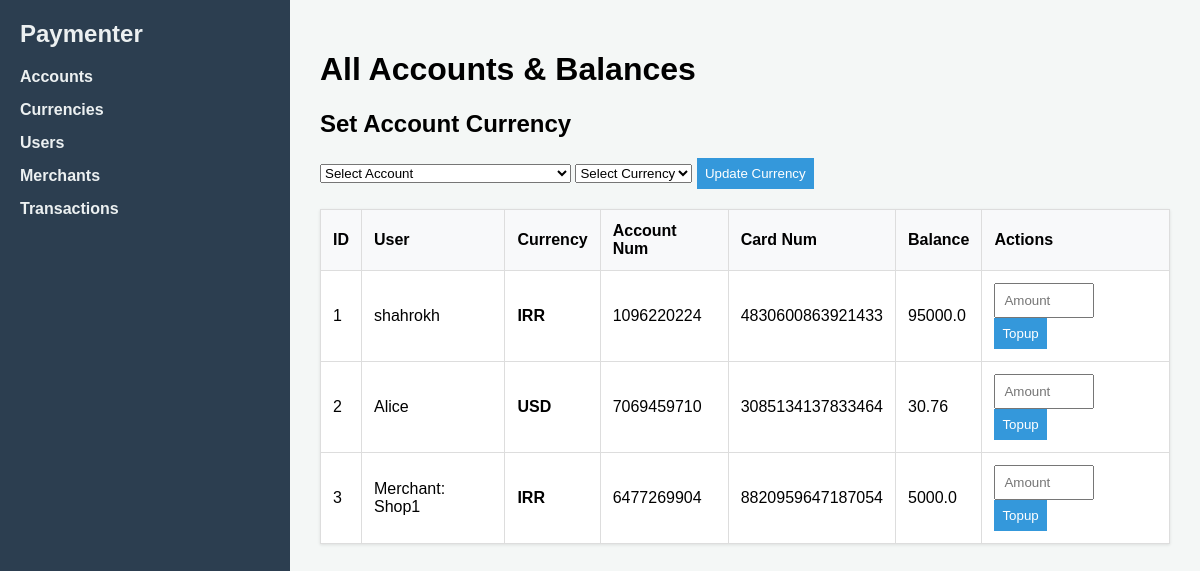
The app's page /dashboard/accounts, older data.
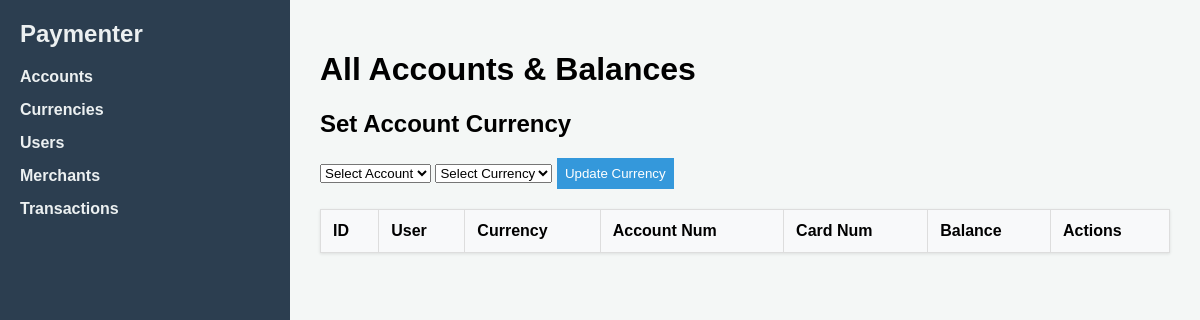
The same page, newer data.
### tables this page shows
CREATE TABLE accounts (
            id INTEGER PRIMARY KEY AUTOINCREMENT,
            user_id INTEGER NOT NULL,
            currency_id INTEGER NOT NULL,
            account_number TEXT NOT NULL UNIQUE,
            card_number TEXT NOT NULL UNIQUE,
            balance REAL NOT NULL DEFAULT 0.0,
            FOREIGN KEY (user_id) REFERENCES users(id),
            FOREIGN KEY (currency_id) REFERENCES currencies(id)
        );

CREATE TABLE users (
            id INTEGER PRIMARY KEY AUTOINCREMENT,
            name TEXT NOT NULL,
            phone_email TEXT NOT NULL UNIQUE
        );

CREATE TABLE currencies (
            id INTEGER PRIMARY KEY AUTOINCREMENT,
            name TEXT NOT NULL,
            code TEXT NOT NULL UNIQUE,
            is_active BOOLEAN NOT NULL DEFAULT 1
        );

### controllers/dashboard_controller.py (the view)
@dashboard_bp.route('/accounts', methods=['GET'])
def accounts():
    accounts_list = account_service.get_all()
    active_currencies = account_service.get_active_currencies()
    return render_template('accounts.html', accounts=accounts_list, currencies=active_currencies)

### database/connection.py (called while the page is built)
def get_db_connection():
    if not os.path.exists(DB_DIR):
        os.makedirs(DB_DIR)
    conn = sqlite3.connect(DB_PATH)
    conn.row_factory = sqlite3.Row  # Allows accessing columns by name
    conn.execute("PRAGMA foreign_keys = ON;")  # Enforce relational integrity
    return conn

### repositories/account_repo.py (called while the page is built)
def get_all():
    conn = get_db_connection()
    accounts = conn.execute("""
        SELECT a.id, a.user_id, a.currency_id, a.account_number, a.card_number, a.balance,
               u.name as user_name,
               c.code as currency_code
        FROM accounts a
        LEFT JOIN users u ON a.user_id = u.id
        LEFT JOIN currencies c ON a.currency_id = c.id
        ORDER BY a.id
    """).fetchall()
    conn.close()
    return accounts

### repositories/currency_repo.py (called while the page is built)
def get_active():
    conn = get_db_connection()
    currencies = conn.execute("SELECT * FROM currencies WHERE is_active = 1").fetchall()
    conn.close()
    return currencies

### services/account_service.py (called while the page is built)
def get_all():
    return account_repo.get_all()

def get_active_currencies():
    return currency_repo.get_active()

### templates/accounts.html (shortened to what this page needs)
{% extends 'base.html' %}
{% block head %}
    <link rel="stylesheet" href="{{ url_for('static', filename='css/account.css') }}">
{% endblock %}
{% block body %}
<h1>All Accounts & Balances</h1>
<div class="form-container">
    <h2>Set Account Currency</h2>
    <form action="{{ url_for('dashboard.update_account_currency') }}" method="POST">
        <select name="account_id" required>
            <option value="" disabled selected>Select Account</option>
        </select>
        <select name="currency_id" required>
            <option value="" disabled selected>Select Currency</option>
        </select>
        <button type="submit">Update Currency</button>
    </form>
</div>
<table>
    <tr>
        <th>ID</th><th>User</th><th>Currency</th><th>Account Num</th><th>Card Num</th><th>Balance</th><th>Actions</th>
    </tr>
    {% for a in accounts %}
    <tr>
        <td>{{ a.id }}</td>
        <td>{{ a.user_name }}</td>
        <td><strong>{{ a.currency_code or 'Not Set' }}</strong></td>
        <td>{{ a.account_number }}</td>
        <td>{{ a.card_number }}</td>
        <td class="balance">{{ a.balance }}</td>
        <td>
            <form action="{{ url_for('dashboard.topup_account') }}" method="POST" style="display:inline;">
                <input type="number" name="amount" step="0.01" placeholder="Amount" required style="width:80px;">
                <button type="submit">Topup</button>
            </form>
        </td>
    </tr>
    {% endfor %}
</table>
{% endblock %}

Row changes from the older to the newer data that the page shows:
removed accounts: id "1", user_name "shahrokh", code "IRR", account_number "1096220224", card_number "4830600863921433", balance "95000.0"
removed accounts: id "2", user_name "Alice", code "USD", account_number "7069459710", card_number "3085134137833464", balance "30.76"
removed accounts: id "3", user_name "Merchant: Shop1", code "IRR", account_number "6477269904", card_number "8820959647187054", balance "5000.0"
